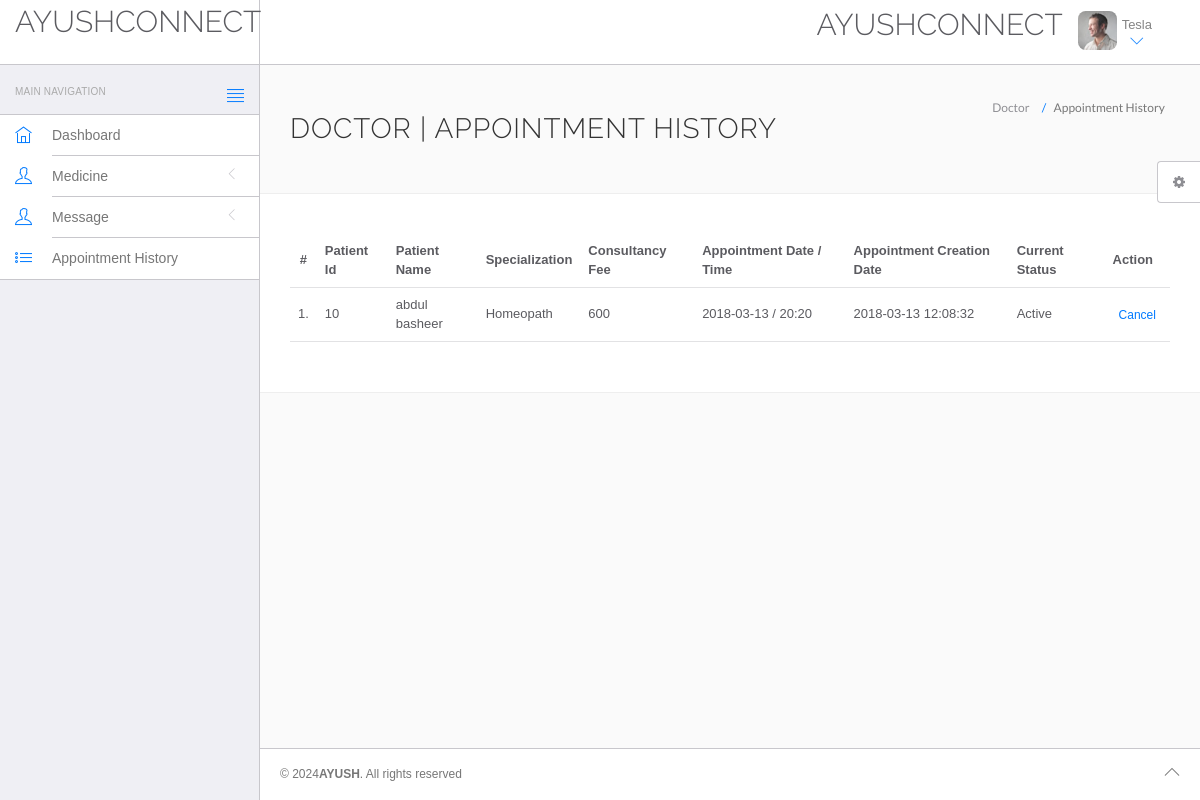
/hms/doctor/appointment-history.php (signed in), run on the app's committed database.
### tables this page shows
CREATE TABLE IF NOT EXISTS `doctors` (
  `id` int(11) NOT NULL AUTO_INCREMENT,
  `specilization` varchar(255) NOT NULL,
  `doctorName` varchar(255) NOT NULL,
  `address` longtext NOT NULL,
  `docFees` varchar(255) NOT NULL,
  `contactno` bigint(11) NOT NULL,
  `docEmail` varchar(255) NOT NULL,
  `password` varchar(255) NOT NULL,
  `creationDate` timestamp NOT NULL DEFAULT CURRENT_TIMESTAMP,
  `updationDate` varchar(255) NOT NULL,
  PRIMARY KEY (`id`)
);

CREATE TABLE IF NOT EXISTS `appointment` (
  `id` int(11) NOT NULL AUTO_INCREMENT,
  `doctorSpecialization` varchar(255) NOT NULL,
  `doctorId` int(11) NOT NULL,
  `userId` int(11) NOT NULL,
  `consultancyFees` int(11) NOT NULL,
  `appointmentDate` varchar(255) NOT NULL,
  `appointmentTime` varchar(255) NOT NULL,
  `postingDate` timestamp NOT NULL DEFAULT CURRENT_TIMESTAMP,
  `userStatus` int(11) NOT NULL,
  `doctorStatus` int(11) NOT NULL,
  `updationDate` varchar(255) NOT NULL,
  PRIMARY KEY (`id`)
);

CREATE TABLE IF NOT EXISTS `users` (
  `id` int(11) NOT NULL AUTO_INCREMENT,
  `fullName` varchar(255) NOT NULL,
  `address` longtext NOT NULL,
  `city` varchar(255) NOT NULL,
  `gender` varchar(255) NOT NULL,
  `email` varchar(255) NOT NULL,
  `password` varchar(255) NOT NULL,
  `regDate` timestamp NOT NULL DEFAULT CURRENT_TIMESTAMP,
  `updationDate` varchar(255) NOT NULL,
  PRIMARY KEY (`id`)
);

### hms/doctor/appointment-history.php (the view, shortened to what this page needs)
<!DOCTYPE html>
<html lang="en">
	<head>
		<link rel="stylesheet" href="vendor/bootstrap/css/bootstrap.min.css">
		<link rel="stylesheet" href="vendor/fontawesome/css/font-awesome.min.css">
		<link rel="stylesheet" href="vendor/themify-icons/themify-icons.min.css">
		<link href="vendor/animate.css/animate.min.css" rel="stylesheet" media="screen">
		<link href="vendor/perfect-scrollbar/perfect-scrollbar.min.css" rel="stylesheet" media="screen">
		<link href="vendor/switchery/switchery.min.css" rel="stylesheet" media="screen">
		<link href="vendor/bootstrap-touchspin/jquery.bootstrap-touchspin.min.css" rel="stylesheet" media="screen">
		<link href="vendor/select2/select2.min.css" rel="stylesheet" media="screen">
		<link href="vendor/bootstrap-datepicker/bootstrap-datepicker3.standalone.min.css" rel="stylesheet" media="screen">
		<link href="vendor/bootstrap-timepicker/bootstrap-timepicker.min.css" rel="stylesheet" media="screen">
		<link rel="stylesheet" href="assets/css/styles.css">
		<link rel="stylesheet" href="assets/css/plugins.css">
		<link rel="stylesheet" href="assets/css/themes/theme-1.css" id="skin_color" />
	</head>
	<body>
		<div id="app">
<?php include('include/sidebar.php');?>
			<div class="app-content">
					<?php include('include/header.php');?>
				<div class="main-content" >
					<div class="wrap-content container" id="container">
						<section id="page-title">
							<div class="row">
								<div class="col-sm-8">
									<h1 class="mainTitle">Doctor  | Appointment History</h1>
																	</div>
								<ol class="breadcrumb">
									<li>
										<span>Doctor </span>
									</li>
									<li class="active">
										<span>Appointment History</span>
									</li>
								</ol>
							</div>
						</section>
						<div class="container-fluid container-fullw bg-white">
									<div class="row">
								<div class="col-md-12">
									<table class="table table-hover" id="sample-table-1">
										<thead>
											<tr>
												<th class="center">#</th>
                                                <th class="hidden-xs">Patient  Id</th>
												<th class="hidden-xs">Patient  Name</th>
												<th>Specialization</th>
												<th>Consultancy Fee</th>
												<th>Appointment Date / Time </th>
												<th>Appointment Creation Date  </th>
												<th>Current Status</th>
												<th>Action</th>
											</tr>
										</thead>
										<tbody>
<?php
$sql=mysql_query("select users.fullName as fname,appointment.*  from appointment join users on users.id=appointment.userId where appointment.doctorId='".$_SESSION['id']."'");
$cnt=1;
while($row=mysql_fetch_array($sql))
{
?>
											<tr>
												<td class="center"><?php echo $cnt;?>.</td>
                                                <td class="hidden-xs"><?php echo $row['userId'];?></td>
												<td class="hidden-xs"><?php echo $row['fname'];?></td>
												<td><?php echo $row['doctorSpecialization'];?></td>
												<td><?php echo $row['consultancyFees'];?></td>
												<td><?php echo $row['appointmentDate'];?> / <?php echo
												 $row['appointmentTime'];?>
												</td>
												<td><?php echo $row['postingDate'];?></td>
												<td>
<?php if(($row['userStatus']==1) && ($row['doctorStatus']==1))
{
	echo "Active";
}
												?></td>
												<td >
												<div class="visible-md visible-lg hidden-sm hidden-xs">
							<?php if(($row['userStatus']==1) && ($row['doctorStatus']==1))
{ ?>
	<a href="appointment-history.php?id=<?php echo $row['id']?>&cancel=update" onClick="return confirm('Are you sure you want to cancel this appointment ?')"class="btn btn-transparent btn-xs tooltips" title="Cancel Appointment" tooltip-placement="top" tooltip="Remove">Cancel</a>
	<?php } else {
		echo "Canceled";
		} ?>
												</div>
												</td>
											</tr>
											<?php
$cnt=$cnt+1;
											 }?>
										</tbody>
									</table>
								</div>
							</div>
								</div>
					</div>
				</div>
			</div>
	<?php include('include/footer.php');?>
	<?php include('include/setting.php');?>
		</div>
	</body>
</html>

### hms/doctor/include/header.php (shortened to what this page needs)
<header class="navbar navbar-default navbar-static-top">
					<div class="navbar-header">
						<a class="navbar-brand" href="#">
							<h2 style="padding-top:2% ">AYUSHCONNECT </h2>
						</a>
						<a href="#" class="sidebar-toggler pull-right visible-md visible-lg" data-toggle-class="app-sidebar-closed" data-toggle-target="#app">
							<i class="ti-align-justify"></i>
						</a>
					</div>
					<div class="navbar-collapse collapse">
						<ul class="nav navbar-right">
								<li  style="padding-top:2% ">
								<h2>AYUSHCONNECT </h2>
							</li>
							<li class="dropdown current-user">
								<a href class="dropdown-toggle" data-toggle="dropdown">
									<img src="assets/images/avatar-1.jpg" alt="Peter"> <span class="username">
									<?php $query=mysql_query("select doctorName from doctors where id='".$_SESSION['id']."'");
while($row=mysql_fetch_array($query))
{
	echo $row['doctorName'];
}
									?> <i class="ti-angle-down"></i></i></span>
								</a>
							</li>
						</ul>
					</div>
				</header>

### hms/doctor/assets/css/themes/theme-1.css (style rules this page uses)
body { background: #FAFAFA; }
header .navbar-header { background: #ffffff !important; border-right-color: #c8c7cc !important; border-bottom-color: #c8c7cc !important; }
header .navbar-header .sidebar-toggler, header .navbar-header .sidebar-mobile-toggler { color: #007aff !important; }
header .navbar-header .navbar-brand { color: #777 !important; }
header .navbar-collapse { background: #ffffff !important; border-bottom-color: #c8c7cc !important; box-shadow: none !important; }
header .navbar-collapse .navbar-right > li > a { color: #777; }
header .navbar-collapse .navbar-right > li > a i { color: #007aff !important; }

### data on the page
doctors: doctorName "Tesla"
appointment: userId "10", userId.fullName "abdul basheer", doctorSpecialization "Homeopath", consultancyFees "600", appointmentDate "2018-03-13", appointmentTime "20:20", postingDate "2018-03-13 12:08:32", userStatus "Active"
